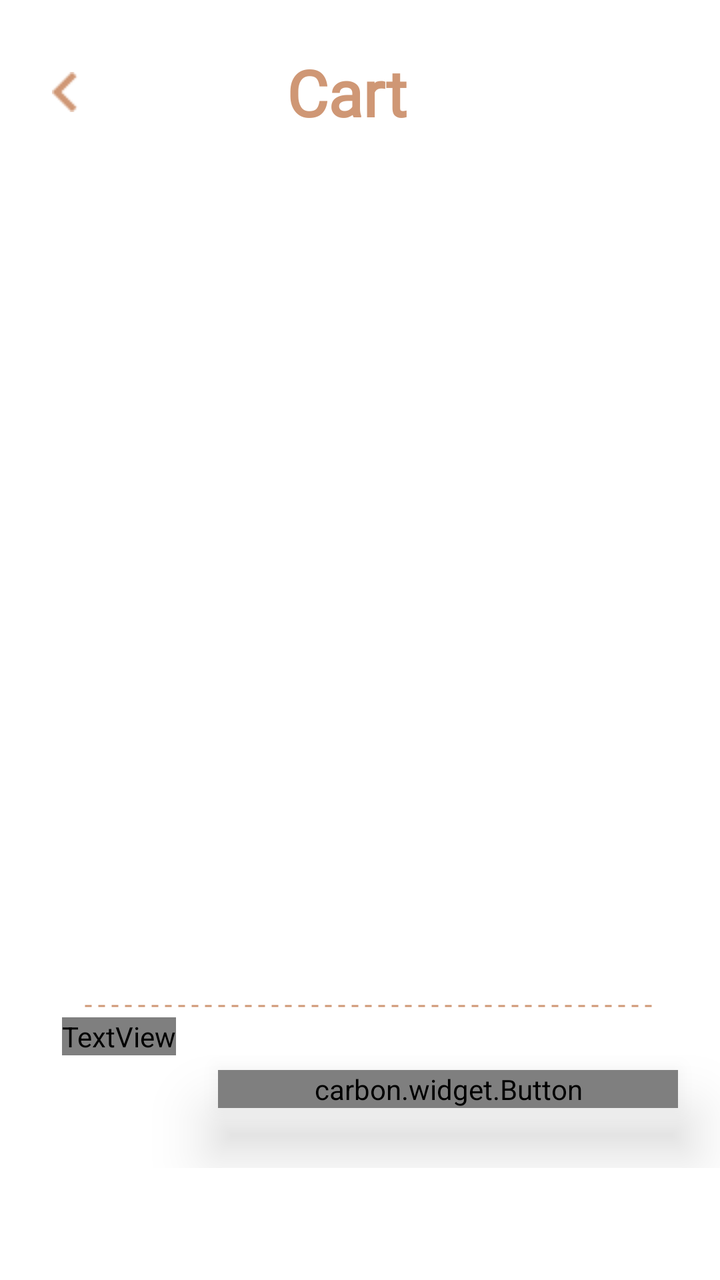
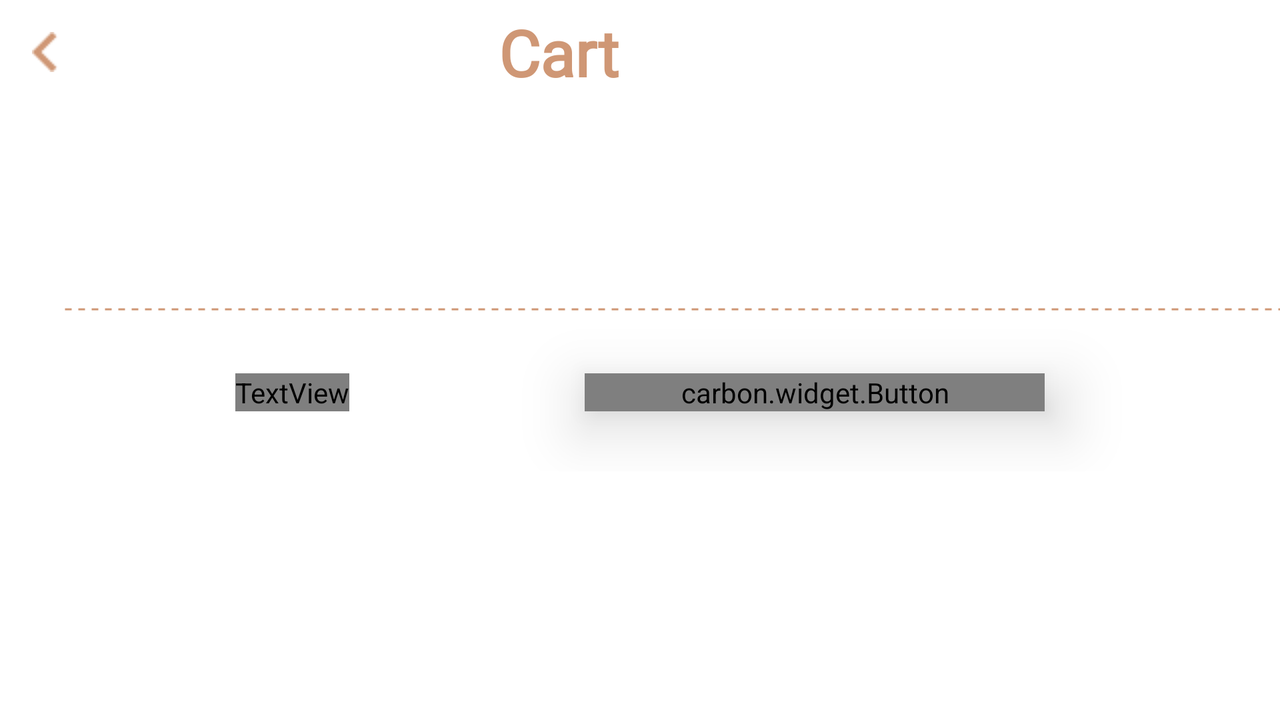

First picture: res/layout/ on a phone held upright. Second picture: the repository's own variant of that layout, on a device whose configuration matches the variant's folder. Source for both follows.
<!-- AndroidManifest.xml: application theme Theme.BanquMisrGraduation -->
<!-- res/layout/fragment_cart.xml -->
<?xml version="1.0" encoding="utf-8"?>
<layout xmlns:android="http://schemas.android.com/apk/res/android"
    xmlns:app="http://schemas.android.com/apk/res-auto"
    xmlns:tools="http://schemas.android.com/tools">

    <data>
            <variable
                name="viewModel"
                type="com.example.banqumisrgraduation.presentation.viewmodel.CartViewModel" />
    </data>

    <androidx.constraintlayout.widget.ConstraintLayout
        android:layout_width="match_parent"
        android:layout_height="match_parent"
        android:layout_marginTop="20dp"
        android:layout_marginStart="10dp"
        android:layout_marginBottom="56dp"
        tools:context=".presentation.ui.fragments.CartFragment">

        <TextView
            android:id="@+id/cart_title_tv"
            android:layout_width="wrap_content"
            android:layout_height="wrap_content"
            android:text="Cart"
            android:textColor="#CF9775"
            android:textSize="32sp"
            android:textStyle="bold"
            app:layout_constraintBottom_toBottomOf="@+id/cart_back_btn"
            app:layout_constraintEnd_toEndOf="parent"
            app:layout_constraintHorizontal_bias="0.4"
            app:layout_constraintStart_toEndOf="@+id/cart_back_btn"
            app:layout_constraintTop_toTopOf="@+id/cart_back_btn" />

        <ImageButton
            android:id="@+id/cart_back_btn"
            android:layout_width="wrap_content"
            android:layout_height="wrap_content"
            android:layout_margin="16dp"
            android:background="@android:color/transparent"
            android:src="@drawable/back2"
            app:layout_constraintStart_toStartOf="parent"
            app:layout_constraintTop_toTopOf="parent" />

        <androidx.recyclerview.widget.RecyclerView
            android:id="@+id/cart_items_rv"
            android:layout_width="match_parent"
            android:layout_height="0dp"
            android:layout_marginVertical="25dp"
            tools:listitem="@layout/cart_item"
            app:layout_constraintBottom_toTopOf="@id/cart_divider"
            app:layout_constraintTop_toBottomOf="@id/cart_back_btn"
            app:layoutManager="androidx.recyclerview.widget.LinearLayoutManager" />


        <View
            android:id="@+id/cart_divider"
            android:layout_width="0dp"
            android:layout_height="4dp"
            android:layout_marginHorizontal="32dp"
            android:background="@drawable/dashed_line"
            android:layerType="software"
            app:layout_constraintBottom_toTopOf="@+id/checkout_btn"
            app:layout_constraintEnd_toEndOf="parent"
            app:layout_constraintStart_toStartOf="parent"
            app:layout_constraintTop_toBottomOf="@id/cart_items_rv" />

        <TextView
            android:id="@+id/total_price_title_tv"
            android:layout_width="wrap_content"
            android:layout_height="wrap_content"
            android:layout_marginBottom="10dp"
            android:text="Total Price"
            app:layout_constraintBottom_toTopOf="@+id/total_price_tv"
            app:layout_constraintEnd_toStartOf="@+id/checkout_btn"
            app:layout_constraintHorizontal_bias="0.32"
            app:layout_constraintStart_toStartOf="parent"
            app:layout_constraintTop_toTopOf="@+id/checkout_btn"
            android:textColor="@color/carbon_grey_500" />

        <TextView
            android:id="@+id/total_price_tv"
            android:layout_width="wrap_content"
            android:layout_height="wrap_content"
            android:layout_marginTop="10dp"
            android:textColor="#CF9775"
            android:text="@{viewModel.totalprice.toString()}"
            android:textSize="32sp"
            android:textStyle="bold"
            app:layout_constraintBottom_toBottomOf="@+id/checkout_btn"
            app:layout_constraintEnd_toEndOf="@+id/total_price_title_tv"
            app:layout_constraintStart_toStartOf="@+id/total_price_title_tv" />

        <carbon.widget.Button
            android:id="@+id/checkout_btn"
            android:layout_width="wrap_content"
            android:layout_height="wrap_content"
            android:layout_marginVertical="30dp"
            android:background="#CF9775"
            android:elevation="19dp"
            android:paddingHorizontal="48dp"
            android:stateListAnimator="@null"
            android:text="Checkout"
            android:textAllCaps="false"
            android:textColor="@color/white"
            app:carbon_cornerRadius="15dp"
            app:carbon_elevationShadowColor="#C85712"
            app:layout_constraintBottom_toBottomOf="parent"
            app:layout_constraintEnd_toEndOf="parent"
            app:layout_constraintStart_toEndOf="@id/total_price_title_tv"
            app:layout_constraintTop_toBottomOf="@id/cart_divider" />
    </androidx.constraintlayout.widget.ConstraintLayout>
</layout>
<!-- resources referenced by this layout -->
<resources>
  <color name="white">#FFFFFFFF</color>
  
  
  
      //onboarding colors
  <!-- drawable back2: png bitmap (drawable-v24, 312 bytes) -->
  <!-- drawable dashed_line (drawable) -->
  <?xml version="1.0" encoding="utf-8"?>
  <shape xmlns:android="http://schemas.android.com/apk/res/android"
      android:shape="line">
  
      <stroke
          android:color="#CF9775"
          android:dashWidth="10px"
          android:dashGap="10px"
          android:width="1dp"/>
  </shape>
  <style name="Theme.BanquMisrGraduation" parent="Theme.MaterialComponents.DayNight.NoActionBar">
          
          <item name="colorPrimary">#faf4ee</item>
          <item name="colorPrimaryVariant">#faf4ee</item>
          <item name="colorOnPrimary">#faf4ee</item>
          <item name="badgeStyle">@style/CustomBadge</item>
          
          <item name="colorSecondary">#cf9775</item>
          <item name="fontFamily">@font/sen</item>
          <item name="colorSecondaryVariant">@color/teal_700</item>
          <item name="colorOnSecondary">@color/black</item>
          
          <item name="android:statusBarColor" tools:targetApi="l">?attr/colorPrimaryVariant</item>
          <item name="android:windowLightStatusBar" tools:targetApi="m">true</item>
          
      </style>
  <style name="CustomBadge" parent="@style/Widget.MaterialComponents.Badge">
          <item name="backgroundColor">#cf9775</item>
      </style>
  <color name="teal_700">#FF018786</color>
  <color name="black">#FF000000</color>
</resources>
<!-- res/layout-land/fragment_cart.xml (the repository's variant of the layout above) -->
<!-- drawn on the phone turned sideways -->
<?xml version="1.0" encoding="utf-8"?>
<layout xmlns:android="http://schemas.android.com/apk/res/android"
    xmlns:app="http://schemas.android.com/apk/res-auto"
    xmlns:tools="http://schemas.android.com/tools">

    <data>
        <variable
            name="viewModel"
            type="com.example.banqumisrgraduation.presentation.viewmodel.CartViewModel" />
    </data>
    <ScrollView
        android:layout_width="match_parent"
        android:layout_height="match_parent">



    <androidx.constraintlayout.widget.ConstraintLayout
        android:layout_width="match_parent"
        android:layout_height="wrap_content"
        tools:context=".presentation.ui.fragments.CartFragment">

        <TextView
            android:id="@+id/cart_title_tv"
            android:layout_width="wrap_content"
            android:layout_height="wrap_content"
            android:text="Cart"
            android:textColor="#CF9775"
            android:textSize="32sp"
            android:textStyle="bold"
            app:layout_constraintBottom_toBottomOf="@+id/cart_back_btn"
            app:layout_constraintEnd_toEndOf="parent"
            app:layout_constraintHorizontal_bias="0.4"
            app:layout_constraintStart_toEndOf="@+id/cart_back_btn"
            app:layout_constraintTop_toTopOf="@+id/cart_back_btn" />

        <ImageButton
            android:id="@+id/cart_back_btn"
            android:layout_width="wrap_content"
            android:layout_height="wrap_content"
            android:layout_margin="16dp"
            android:background="@android:color/transparent"
            android:src="@drawable/back2"
            app:layout_constraintStart_toStartOf="parent"
            app:layout_constraintTop_toTopOf="parent" />


        <androidx.recyclerview.widget.RecyclerView
            android:id="@+id/cart_items_rv"
            android:layout_width="match_parent"
            android:layout_height="0dp"
            android:layout_marginVertical="25dp"
            android:layout_marginTop="44dp"
            app:layoutManager="androidx.recyclerview.widget.LinearLayoutManager"
            app:layout_constraintTop_toBottomOf="@+id/cart_title_tv"
            tools:layout_editor_absoluteX="0dp"
            tools:listitem="@layout/cart_item" />

        <View
            android:id="@+id/cart_divider"
            android:layout_width="667dp"
            android:layout_height="4dp"
            android:layout_marginHorizontal="32dp"
            android:layout_marginTop="80dp"
            android:background="@drawable/dashed_line"
            android:layerType="software"
            app:layout_constraintStart_toStartOf="parent"
            app:layout_constraintTop_toBottomOf="@+id/cart_items_rv" />

        <TextView
            android:id="@+id/total_price_title_tv"
            android:layout_width="wrap_content"
            android:layout_height="wrap_content"
            android:layout_marginBottom="10dp"
            android:text="Total Price"
            android:textColor="@color/carbon_grey_500"
            app:layout_constraintBottom_toTopOf="@+id/total_price_tv"
            app:layout_constraintEnd_toStartOf="@+id/checkout_btn"
            app:layout_constraintHorizontal_bias="0.32"
            app:layout_constraintStart_toStartOf="parent"
            app:layout_constraintTop_toTopOf="@+id/checkout_btn"
            app:layout_constraintVertical_bias="0.0" />

        <TextView
            android:id="@+id/total_price_tv"
            android:layout_width="wrap_content"
            android:layout_height="wrap_content"
            android:layout_marginTop="10dp"
            android:text="@{viewModel.totalprice.toString()}"
            android:textColor="#CF9775"
            android:textSize="32sp"
            android:textStyle="bold"
            app:layout_constraintBottom_toBottomOf="@+id/checkout_btn"
            app:layout_constraintEnd_toEndOf="@+id/total_price_title_tv"
            app:layout_constraintStart_toStartOf="@+id/total_price_title_tv" />

        <carbon.widget.Button
            android:id="@+id/checkout_btn"
            android:layout_width="wrap_content"
            android:layout_height="wrap_content"
            android:layout_marginVertical="30dp"
            android:background="#CF9775"
            android:elevation="19dp"
            android:paddingHorizontal="48dp"
            android:stateListAnimator="@null"
            android:text="Checkout"
            android:textAllCaps="false"
            android:textColor="@color/white"
            app:carbon_cornerRadius="15dp"
            app:carbon_elevationShadowColor="#C85712"
            app:layout_constraintBottom_toBottomOf="parent"
            app:layout_constraintEnd_toEndOf="parent"
            app:layout_constraintStart_toEndOf="@id/total_price_title_tv"
            app:layout_constraintTop_toBottomOf="@id/cart_divider" />
    </androidx.constraintlayout.widget.ConstraintLayout>
    </ScrollView>
</layout>
